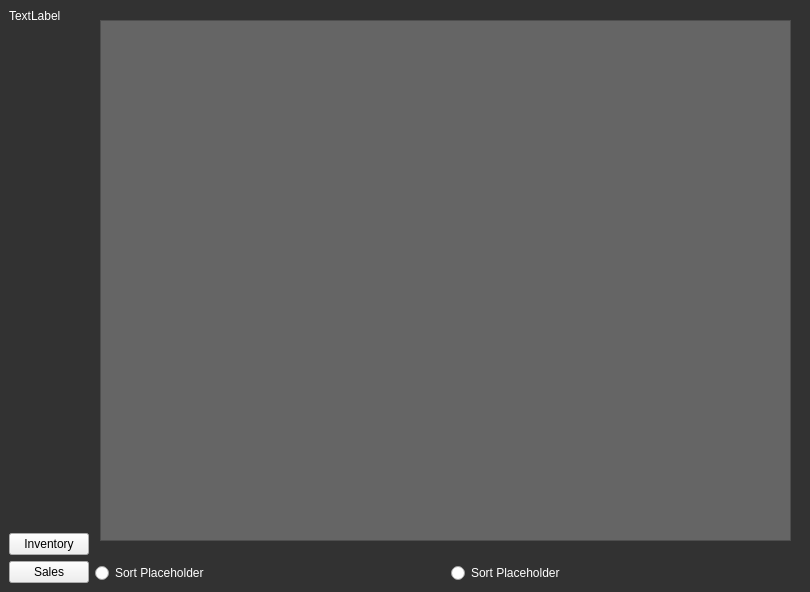
<?xml version="1.0" encoding="UTF-8"?>
<ui version="4.0">
 <class>EmployeeView</class>
 <widget class="QMainWindow" name="EmployeeView">
  <property name="geometry">
   <rect>
    <x>0</x>
    <y>0</y>
    <width>810</width>
    <height>592</height>
   </rect>
  </property>
  <property name="windowTitle">
   <string>MainWindow</string>
  </property>
  <property name="styleSheet">
   <string notr="true">QMainWindow{
background: #323232;
}
QTableView{
background:#656565;
color: white;
}
QLabel, QRadioButton, QStackedWidget{
color:white;
}</string>
  </property>
  <widget class="QWidget" name="centralwidget">
   <layout class="QGridLayout" name="gridLayout">
    <item row="0" column="0">
     <layout class="QHBoxLayout" name="horizontalLayout">
      <item>
       <layout class="QVBoxLayout" name="verticalLayout_2">
        <item>
         <widget class="QLabel" name="eInfo">
          <property name="text">
           <string>TextLabel</string>
          </property>
         </widget>
        </item>
        <item>
         <spacer name="verticalSpacer">
          <property name="orientation">
           <enum>Qt::Vertical</enum>
          </property>
          <property name="sizeHint" stdset="0">
           <size>
            <width>20</width>
            <height>40</height>
           </size>
          </property>
         </spacer>
        </item>
        <item>
         <widget class="QPushButton" name="Inventory_Button">
          <property name="styleSheet">
           <string notr="true"/>
          </property>
          <property name="text">
           <string>Inventory</string>
          </property>
         </widget>
        </item>
        <item>
         <widget class="QPushButton" name="Sales_Button">
          <property name="text">
           <string>Sales</string>
          </property>
         </widget>
        </item>
       </layout>
      </item>
      <item>
       <layout class="QVBoxLayout" name="verticalLayout">
        <item>
         <layout class="QVBoxLayout" name="verticalLayout_3">
          <item>
           <widget class="QStackedWidget" name="stackedWidget">
            <property name="currentIndex">
             <number>0</number>
            </property>
            <widget class="QWidget" name="page">
             <widget class="QTableView" name="tableView">
              <property name="geometry">
               <rect>
                <x>5</x>
                <y>11</y>
                <width>691</width>
                <height>521</height>
               </rect>
              </property>
             </widget>
            </widget>
            <widget class="QWidget" name="page_2"/>
           </widget>
          </item>
         </layout>
        </item>
        <item>
         <layout class="QHBoxLayout" name="horizontalLayout_2">
          <item>
           <widget class="QRadioButton" name="radioButton_2">
            <property name="text">
             <string>Sort Placeholder</string>
            </property>
           </widget>
          </item>
          <item>
           <widget class="QRadioButton" name="radioButton">
            <property name="text">
             <string>Sort Placeholder</string>
            </property>
           </widget>
          </item>
         </layout>
        </item>
       </layout>
      </item>
     </layout>
    </item>
   </layout>
  </widget>
 </widget>
 <resources/>
 <connections/>
</ui>
